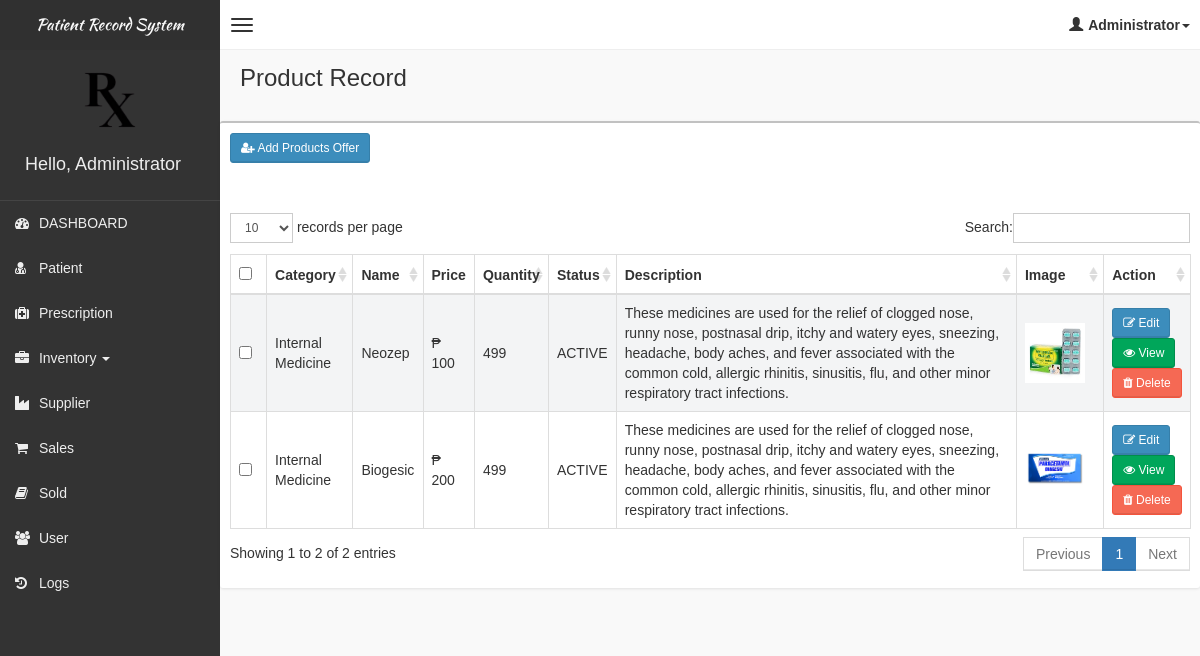
The app's page /pages/products/products.php (signed in), older data.
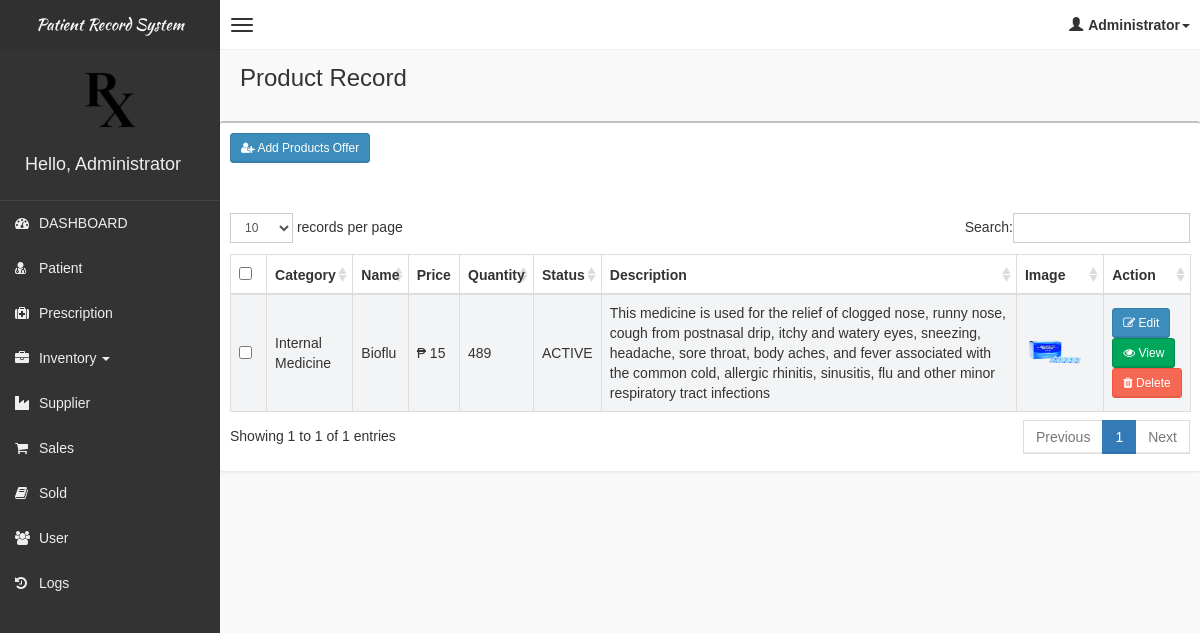
The same page, newer data.
### tables this page shows
CREATE TABLE `tblproduct` (
  `id` int(11) NOT NULL,
  `name` varchar(100) NOT NULL,
  `price` float NOT NULL,
  `qty` int(11) NOT NULL DEFAULT 1,
  `status` varchar(100) NOT NULL DEFAULT 'ACTIVE',
  `description` text NOT NULL,
  `image` text NOT NULL,
  `date_created` datetime NOT NULL DEFAULT current_timestamp(),
  `date_updated` datetime NOT NULL DEFAULT current_timestamp(),
  `cat_id` int(11) NOT NULL,
  `supplier_id` int(11) DEFAULT NULL
);

CREATE TABLE `tblcategory` (
  `id` int(11) NOT NULL,
  `category` varchar(100) NOT NULL,
  `status` varchar(20) NOT NULL DEFAULT 'ACTIVE'
);

### pages/products/products.php (the view, shortened to what this page needs)
<!DOCTYPE html>
<html>
    <?php
    if(!isset($_SESSION['role']))
    {
        header("Location: ../../login.php");
    }
    else
    {
    include('../head_css.php'); ?>
    <body class="skin-black">
        <?php
        include "../connection.php";
        ?>
        <?php include('../header.php'); ?>
        <div class="wrapper row-offcanvas row-offcanvas-left">
            <?php include('../sidebar-left.php'); ?>
            <aside class="right-side">
                <section class="content-header">
                    <h1>
                        Product Record
                    </h1>
                </section>
                <section class="content">
                    <div class="row">
                            <div class="box">
                                <div class="box-header">
                                <div class="row" style="padding: 10px;">
                                    <div class="col-md-6">
                                        <button class="btn btn-primary btn-sm" data-toggle="modal" data-target="#addModal"><i class="fa fa-user-plus" aria-hidden="true"></i> Add Products Offer</button>
                                    </div>
                                    <div class="col-md-6 text-right">
                                    </div>
                                </div>
                                    <div style="padding:10px;">
                                              </div>
                                </div>
                                <div class="box-body table-responsive">
                                <form method="post">
                                    <table id="table" class="table table-bordered table-striped">
                                        <thead>
                                            <tr>
                                                <th style="width: 20px !important;"><input type="checkbox" name="chk_delete[]" class="cbxMain" onchange="checkMain(this)"/></th>
                                                <th>Category</th>
                                                <th>Name</th>
                                                <th>Price</th>
                                                <th>Quantity</th>
                                                <th>Status</th>
                                                <th>Description</th>
                                                <th>Image</th>
                                                <th style="width: 40px !important;">Action</th>
                                            </tr>
                                        </thead>
                                        <tbody>
                                            <?php
                                           $squery = mysqli_query($con, "SELECT p.id, p.name, p.price, p.qty, p.status AS pstatus, p.description, p.image, p.cat_id, p.date_created, p.date_updated, c.category FROM tblproduct AS p INNER JOIN tblcategory AS c ON c.id = p.cat_id WHERE p.status = 'ACTIVE' OR p.status = 'INACTIVE'");
                                           while($row = mysqli_fetch_array($squery))
                                            {
                                                echo '
                                                <tr>
                                                    <td><input type="checkbox" name="chk_delete[]" class="chk_delete" value="'.$row['id'].'" /></td>
                                                    <td>'.$row['category'].'</td>
                                                    <td>'.$row['name'].'</td>
                                                    <td>₱ '.$row['price'].'</td>
                                                    <td>'.$row['qty'].'</td>
                                                    <td>'.$row['pstatus'].'</td>
                                                    <td>'.$row['description'].'</td>
                                                    <td style="width:70px;"><image src="../../assets/img/'.basename($row['image']).'" style="width:60px;height:60px;"/></td>
                                                    <td class="d-flex justify-content-between">
                                                        <button class="btn btn-primary btn-sm" data-target="#editModal'.$row['id'].'" data-toggle="modal">
                                                            <i class="fa fa-pencil-square-o" aria-hidden="true"></i> Edit
                                                        </button>
                                                        <button class="btn btn-success btn-sm" data-target="#viewModal'.$row['id'].'" data-toggle="modal">
                                                            <i class="fa fa-eye" aria-hidden="true"></i> View
                                                        </button>
                                                        <button class="btn btn-danger btn-sm" data-toggle="modal" data-target="#archivedModal'.$row['id'].'">
                                                            <i class="fa fa-trash" aria-hidden="true"></i> Delete
                                                        </button>
                                                    </td>
                                                    </tr>
                                                ';
                                            }
                                            ?>
                                        </tbody>
                                    </table>
                                    </form>
                                </div>
                            </div>
                    </div>
                </section>
            </aside>
        </div>
        <?php }
        include "../footer.php"; ?>
    </body>
</html>

### pages/head_css.php (shortened to what this page needs)
<head>
    <link href="../../css/bootstrap.min.css" rel="stylesheet" type="text/css" />
    <link href="../../css/font-awesome.min.css" rel="stylesheet" type="text/css" />
    <link href="../../css/ionicons.min.css" rel="stylesheet" type="text/css" />
    <link href="../../js/morris/morris-0.4.3.min.css" rel="stylesheet" type="text/css" />
    <link href="../../css/AdminLTE.css" rel="stylesheet" type="text/css" />
    <link href="../../css/datatables/dataTables.bootstrap.css" rel="stylesheet" type="text/css" />
    <link href="../../css/select2.css" rel="stylesheet" type="text/css" />
    <link rel="stylesheet" href="../../node_modules/sweetalert2/dist/sweetalert2.min.css">
</head>

### pages/header.php (shortened to what this page needs)
<?php
 echo  '<header class="header">
          <a href="#" class="logo">
          Patient Record System
              <img src="../../img/logo.png" class="logo-img" style="height:100px; width:100px;"/>
          </a>
          <nav class="navbar navbar-static-top" role="navigation">
              <a href="#" class="navbar-btn sidebar-toggle" data-toggle="offcanvas" role="button">
                  <span class="sr-only">Toggle navigation</span>
                  <span class="icon-bar"></span>
                  <span class="icon-bar"></span>
                  <span class="icon-bar"></span>
              </a>
              <div class="navbar-right">
                  <ul class="nav navbar-nav">
                      <li class="dropdown user user-menu">
                          <a href="#" class="dropdown-toggle" data-toggle="dropdown">
                              <i class="glyphicon glyphicon-user"></i><span>'.$_SESSION['role'].'<i class="caret"></i></span>
                          </a>
                          <ul class="dropdown-menu">
                              <li class="user-header bg-light-blue">
                                  <p>
                                      '.$_SESSION['role'].'
                                  </p>
                              </li>
                              <li class="user-footer">
                                  <div class="pull-left">
                                      <a href="#" class="btn btn-default btn-flat" data-toggle="modal" data-target="#editProfileModal">Change Account</a>
                                  </div>
                                  <div class="pull-right">
                                      <a href="../../logout.php" class="btn btn-default btn-flat">Sign out</a>
                                  </div>
                              </li>
                          </ul>
                      </li>
                  </ul>
              </div>
          </nav>
      </header>'; ?>

### pages/sidebar-left.php (shortened to what this page needs)
<?php
	echo '
	<aside class="left-side sidebar-offcanvas">
                <section class="sidebar">
                    <div class="user-panel">
                        <div class="pull-left info" style= margin-top:80px;>
                            <h4>Hello, '.$_SESSION['role'].'</h4>
                        </div>
                    </div>
                    ';
                    if($_SESSION['role'] == "Administrator"){
                        echo '
                    <ul class="sidebar-menu">
                            <li>
                                <a href="../dashboard/dashboard.php">
                                    <i class="fa fa-dashboard"></i> <span>DASHBOARD</span>
                                </a>
                            </li>
                            <li>
                                <a href="../patient/patient.php">
                                    <i class="fa fa-user-md"></i> <span>Patient</span>
                                </a>
                            </li>
                            <li>
                                <a href="../prescription/prescription.php">
                                    <i class="fa fa-medkit"></i> <span>Prescription</span>
                                </a>
                            </li>
                            <li class="dropdown">
                                <a href="#" class="dropdown-toggle" data-toggle="dropdown">
                                    <i class="fa fa-briefcase"></i> <span>Inventory</span> <b class="caret"></b>
                                </a>
                            </li>
                            <li>
                                <a href="../supplier/supplier.php">
                                    <i class="fa fa-industry"></i> <span>Supplier</span>
                                </a>
                            </li>
                            <li>
                                <a href="../posv2/pos_main.php">
                                    <i class="fa fa-shopping-cart"></i> <span>Sales</span>
                                </a>
                            </li>
                            <li>
                                <a href="../sold/sold.php">
                                    <i class="fa fa-book"></i> <span>Sold</span>
                                </a>
                            </li>
                            <li>
                                <a href="../user/user.php">
                                    <i class="fa fa-users"></i> <span>User</span>
                                </a>
                            </li>
                            <li>
                                <a href="../logs/logs.php">
                                    <i class="fa fa-history"></i> <span>Logs</span>
                                </a>
                            </li>
                    </ul>';
                    }
                echo '
                </section>
            </aside>
	';
?>

Row changes from the older to the newer data that the page shows:
removed tblproduct: tblcategory.category "Internal Medicine", name "Neozep", price "100", qty "499", status "ACTIVE", description "These medicines are used for the relief of clogged nose, runny nose, postnasal drip, itchy and watery eyes, sneezing, headache, body aches, and fever associated with the common cold, allergic rhinitis, sinusitis, flu, and other minor respiratory tract infections.", image (picture)
removed tblproduct: tblcategory.category "Internal Medicine", name "Biogesic", price "200", qty "499", status "ACTIVE", description "These medicines are used for the relief of clogged nose, runny nose, postnasal drip, itchy and watery eyes, sneezing, headache, body aches, and fever associated with the common cold, allergic rhinitis, sinusitis, flu, and other minor respiratory tract infections.", image (picture)
added tblproduct: tblcategory.category "Internal Medicine", name "Bioflu", price "15", qty "489", status "ACTIVE", description "This medicine is used for the relief of clogged nose, runny nose, cough from postnasal drip, itchy and watery eyes, sneezing, headache, sore throat, body aches, and fever associated with the common cold, allergic rhinitis, sinusitis, flu and other minor respiratory tract infections", image (picture)
Text that changed along with them:
text written by a page script: "records per page Search: Showing 1 to 2 of 2 entries Previous 1 Next" → "records per page Search: Showing 1 to 1 of 1 entries Previous 1 Next"
